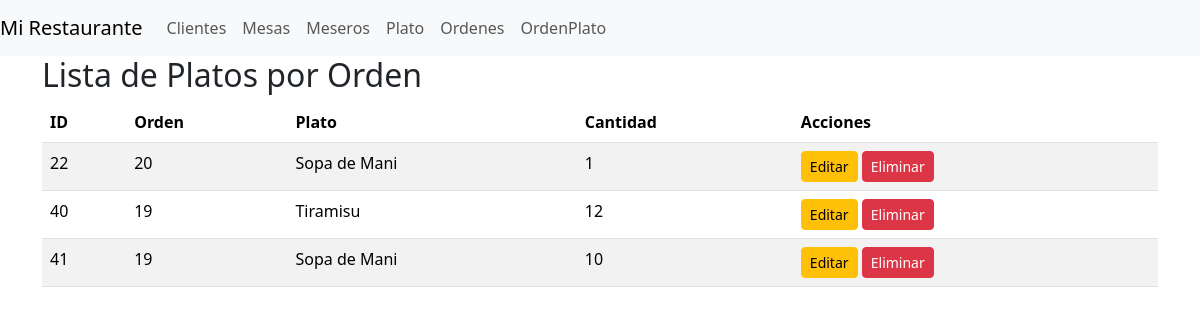
The app's page /restaurante/orden_platos/, older data.
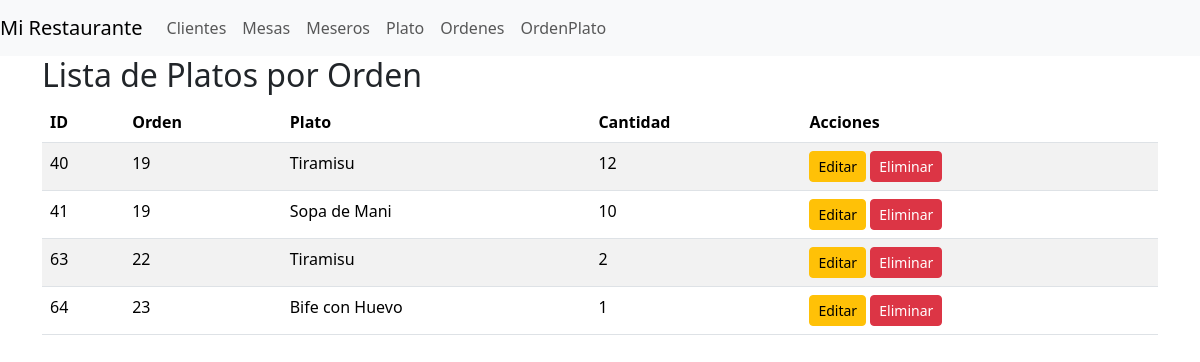
The same page, newer data.
### restaurante/models/ordenplato.py (models this page shows, shortened)
class OrdenPlato(models.Model):
    orden = models.ForeignKey(Orden, on_delete=models.CASCADE, related_name='orden_platos')
    plato = models.ForeignKey(Plato, on_delete=models.CASCADE)
    cantidad = models.PositiveIntegerField(default=1)

### restaurante/models/orden.py (models this page shows, shortened)
class Orden(models.Model):
    ESTADOS = (
        ('abierto', 'Abierto'),
        ('cerrado', 'Cerrado'),
    )
    mesero = models.ForeignKey(Mesero, on_delete=models.CASCADE)
    mesa = models.ForeignKey(Mesa, on_delete=models.CASCADE)
    cliente = models.ForeignKey(Cliente, on_delete=models.SET_NULL, null=True, blank=True)
    estado = models.CharField(max_length=10, choices=ESTADOS, default='abierto')
    fecha_creacion = models.DateTimeField(auto_now_add=True)

### restaurante/models/plato.py (models this page shows, shortened)
class Plato(models.Model):
    nombre = models.CharField(max_length=100)
    descripcion = models.TextField()
    precio = models.DecimalField(max_digits=8, decimal_places=2)

### restaurante/views/ordenPlato_views.py (the view)
# urls.py: path("orden_platos/", views.orden_platos_list, name="orden_platos"),
def orden_platos_list(request):
    orden_platos = OrdenPlato.objects.all()
    return render(request, "restaurante/ordenesPlatos/list.html", {"orden_platos": orden_platos})

### templates/restaurante/ordenesPlatos/list.html
{% extends 'restaurante/base.html' %}
    {% block content %}
        <div class="container">
            <h2>Lista de Platos por Orden</h2>
            {% if orden_platos %}
            <table class="table table-striped">
                <thead>
                    <tr>
                        <th>ID</th>
                        <th>Orden</th>
                        <th>Plato</th>
                        <th>Cantidad</th>
                        <th>Acciones</th>
                    </tr>
                </thead>
                <tbody>
                    {% for orden_plato in orden_platos %}
                    <tr>
                        <td>{{ orden_plato.id }}</td>
                        <td>{{ orden_plato.orden.id }}</td>
                        <td>{{ orden_plato.plato.nombre }}</td>
                        <td>{{ orden_plato.cantidad }}</td>
                        <td>
                            <a href="{% url 'orden_platos_update' orden_plato.id %}" class="btn btn-warning btn-sm">Editar</a>
                            <a href="{% url 'orden_platos_delete' orden_plato.id %}" class="btn btn-danger btn-sm">Eliminar</a>
                        </td>
                    </tr>
                    {% endfor %}
                </tbody>
            </table>
            {% else %}
            <p>No hay platos asignados a órdenes.</p>
            {% endif %}
        </div>
    {% endblock %}

Row changes from the older to the newer data that the page shows:
removed OrdenPlato: id "22", orden.id "20", plato.nombre "Sopa de Mani", cantidad "1"
added OrdenPlato: id "63", orden.id "22", plato.nombre "Tiramisu", cantidad "2"
added OrdenPlato: id "64", orden.id "23", plato.nombre "Bife con Huevo", cantidad "1"
